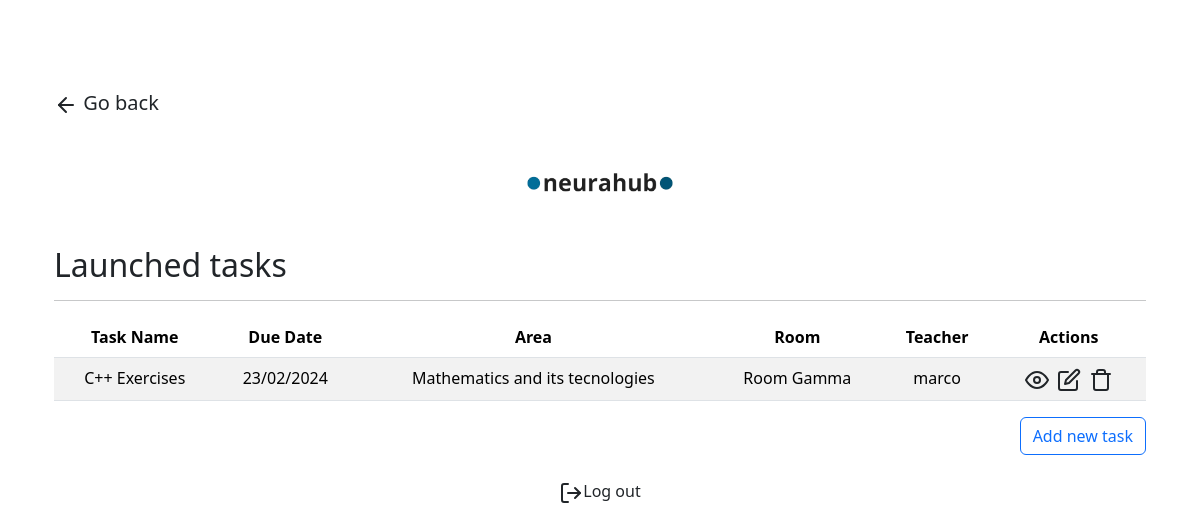
Before: /teacher-panel (signed in) with the older database file.
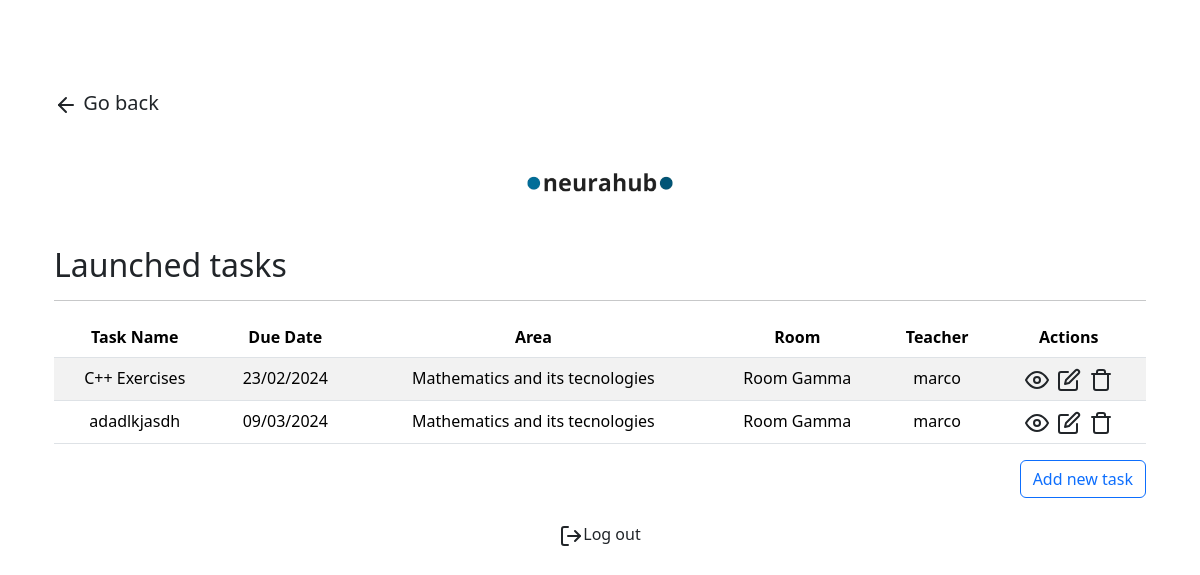
After: the same page with the newer database file.
### tables this page shows
CREATE TABLE "tasks" (
    id INTEGER PRIMARY KEY,
    task_name TEXT NOT NULL,
    due_date DATE NOT NULL,
    area_id INTEGER NOT NULL,
    room_id INTEGER NOT NULL, teacher_username TEXT, reviewed INTEGER DEFAULT 0,
    FOREIGN KEY (area_id) REFERENCES areas (id),
    FOREIGN KEY (room_id) REFERENCES rooms (id)
);

CREATE TABLE teacher_areas (
        id INTEGER PRIMARY KEY,
        area_name TEXT NOT NULL
    );

CREATE TABLE rooms (
        id INTEGER PRIMARY KEY,
        room_name TEXT NOT NULL
    );

### src/routes/routes.py (the view)
@blueprint.route('/teacher-panel', methods=['GET', 'POST'])
def return_teacher_panel():
    return teacher_panel_page()

### src/controllers/controllers_methods.py (called while the page is built)
def get_registered_teacher_area(username):
    conn = sqlite3.connect('databases/neurahub-data.db')
    cursor = conn.cursor()
    cursor.execute("SELECT area_id FROM teachers WHERE name = ?", (username,))
    area_id = cursor.fetchone()[0]
    cursor.execute("SELECT area_name FROM teacher_areas WHERE id = ?", (area_id,))
    area_name = cursor.fetchone()[0]
    conn.close()
    return area_name

def check_if_teacher_logged_in():
    if session.get('teacher_username') and session.get('logged_in_teacher'):
        return True

### templates/teacher_panel.html (shortened to what this page needs)
<!DOCTYPE html>
<html lang="en">
	<head>
		<link rel="stylesheet" type="text/css" href="{{ url_for('static', filename='style/style.css') }}">
		<link href="https://cdn.jsdelivr.net/npm/bootstrap@5.3.2/dist/css/bootstrap.min.css" rel="stylesheet"
>
	</head>
	<body>
		<div class="container mx-auto p-4">
			<div class="mt-3 pt-5">
				<a href="/" class="text-dark text-decoration-none fs-5"><i data-feather="arrow-left"></i> Go back</a>
			</div>
			<div class="d-flex justify-content-center align-items-center">
				<a href="/">
					<img src="{{ url_for('static', filename='img/neurahub_logo_no_bg.png') }}" alt="Logo" height="128" class="d-inline-block align-items-center mx-auto px-5">
				</a>
			</div>
			<h2>Launched tasks</h2>
			<hr>
			{% if created_tasks %}
			<div class="table-responsive">
				<table class="table table-striped table-hover text-center align-items-center">
					<thead>
						<tr>
							<th scope="col">Task Name</th>
							<th scope="col">Due Date</th>
							<th scope="col">Area</th>
							<th scope="col">Room</th>
							<th scope="col">Teacher</th>
							<th scope="col">Actions</th>
						</tr>
					</thead>
					<tbody>
						{% for task in created_tasks %}
						<tr>
							<td>{{ task['task_name'] }}</td>
							<td>{{ task['due_date'] }}</td>
							<td>{{ task['area_name'] }}</td>
							<td>{{ task['room_name'] }}</td>
							<td>{{ task['teacher_name'] }}</td>
							<td>
								<div class="d-flex justify-content-center"H>
									<div class="px-1">
										<a href="{{ url_for('main.return_processed_id_to_feedback', task_id=task['task_id']) }}"
											class="text-dark"><i data-feather="eye"></i></a>
									</div>
									<div class="px-1">
										<a href="{{ url_for('main.return_processed_id_to_edit', task_id=task['task_id']) }}"
											class="text-dark"><i data-feather="edit"></i></a>
									</div>
									<div class="px-1">
										<a href="{{ url_for('main.return_processed_id_to_delete', task_id=task['task_id']) }}"
											class="text-dark"><i data-feather="trash"></i></a>
									</div>
								</div>
							</td>
						</tr>
						{% endfor %}
					</tbody>
				</table>
			</div>
			{% else %}
			<div class="text-center">
				<p class="fs-3">No tasks to see today</p>
			</div>
			{% endif %}
			<div class="d-flex justify-content-end">
				<a class="btn btn-outline-primary" role="button" aria-pressed="true" href="/create-task">Add new task</a>
			</div>
		</div>
		<div class="container d-flex justify-content-center">
			<a href="{{ url_for('main.logout_teacher') }}" class="text-dark text-decoration-none"><i data-feather="log-out"></i>Log out</a>
		</div>
	</body>
</html>

Changed rows visible on the page:
added tasks: task_name "adadlkjasdh", due_date "09/03/2024", area_name "Mathematics and its tecnologies", room_name "Room Gamma", teacher_name "marco"
